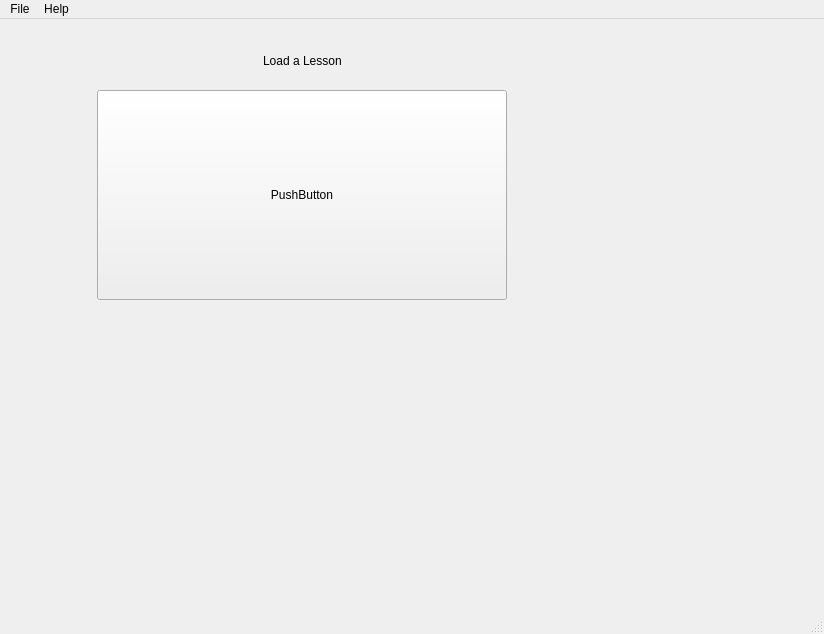
<?xml version="1.0" encoding="UTF-8"?>
<ui version="4.0">
 <class>MainWindow</class>
 <widget class="QMainWindow" name="MainWindow">
  <property name="geometry">
   <rect>
    <x>0</x>
    <y>0</y>
    <width>824</width>
    <height>634</height>
   </rect>
  </property>
  <property name="baseSize">
   <size>
    <width>0</width>
    <height>0</height>
   </size>
  </property>
  <property name="windowTitle">
   <string>Daoshi</string>
  </property>
  <widget class="QWidget" name="centralWidget">
   <layout class="QHBoxLayout" name="horizontalLayout_2">
    <item>
     <widget class="QStackedWidget" name="stackedWidget">
      <property name="currentIndex">
       <number>0</number>
      </property>
      <widget class="QWidget" name="pgOpenLesson">
       <widget class="QWidget" name="layoutWidget">
        <property name="geometry">
         <rect>
          <x>0</x>
          <y>10</y>
          <width>581</width>
          <height>271</height>
         </rect>
        </property>
        <layout class="QHBoxLayout" name="horizontalLayout_3">
         <property name="sizeConstraint">
          <enum>QLayout::SetMaximumSize</enum>
         </property>
         <item>
          <spacer name="horizontalSpacer_3">
           <property name="orientation">
            <enum>Qt::Horizontal</enum>
           </property>
           <property name="sizeHint" stdset="0">
            <size>
             <width>70</width>
             <height>20</height>
            </size>
           </property>
          </spacer>
         </item>
         <item>
          <layout class="QVBoxLayout" name="verticalLayout">
           <item>
            <layout class="QHBoxLayout" name="horizontalLayout">
             <item>
              <spacer name="horizontalSpacer">
               <property name="orientation">
                <enum>Qt::Horizontal</enum>
               </property>
               <property name="sizeHint" stdset="0">
                <size>
                 <width>40</width>
                 <height>20</height>
                </size>
               </property>
              </spacer>
             </item>
             <item>
              <widget class="QLabel" name="displayLabel">
               <property name="sizePolicy">
                <sizepolicy hsizetype="Maximum" vsizetype="Maximum">
                 <horstretch>0</horstretch>
                 <verstretch>0</verstretch>
                </sizepolicy>
               </property>
               <property name="text">
                <string>Load a Lesson</string>
               </property>
              </widget>
             </item>
             <item>
              <spacer name="horizontalSpacer_2">
               <property name="orientation">
                <enum>Qt::Horizontal</enum>
               </property>
               <property name="sizeHint" stdset="0">
                <size>
                 <width>40</width>
                 <height>20</height>
                </size>
               </property>
              </spacer>
             </item>
            </layout>
           </item>
           <item>
            <spacer name="verticalSpacer">
             <property name="orientation">
              <enum>Qt::Vertical</enum>
             </property>
             <property name="sizeHint" stdset="0">
              <size>
               <width>20</width>
               <height>40</height>
              </size>
             </property>
            </spacer>
           </item>
           <item>
            <widget class="QPushButton" name="pushButton">
             <property name="minimumSize">
              <size>
               <width>410</width>
               <height>210</height>
              </size>
             </property>
             <property name="text">
              <string>PushButton</string>
             </property>
            </widget>
           </item>
          </layout>
         </item>
         <item>
          <spacer name="horizontalSpacer_4">
           <property name="orientation">
            <enum>Qt::Horizontal</enum>
           </property>
           <property name="sizeHint" stdset="0">
            <size>
             <width>70</width>
             <height>20</height>
            </size>
           </property>
          </spacer>
         </item>
        </layout>
       </widget>
      </widget>
      <widget class="QWidget" name="pgDisplayLesson">
       <layout class="QVBoxLayout" name="verticalLayout_2">
        <item>
         <layout class="QHBoxLayout" name="horizontalLayout_4">
          <item>
           <spacer name="horizontalSpacer_5">
            <property name="orientation">
             <enum>Qt::Horizontal</enum>
            </property>
            <property name="sizeHint" stdset="0">
             <size>
              <width>40</width>
              <height>20</height>
             </size>
            </property>
           </spacer>
          </item>
          <item>
           <layout class="QGridLayout" name="gridLayout">
            <item row="0" column="0">
             <widget class="QPushButton" name="btnNextDisplay">
              <property name="sizePolicy">
               <sizepolicy hsizetype="Fixed" vsizetype="Fixed">
                <horstretch>0</horstretch>
                <verstretch>0</verstretch>
               </sizepolicy>
              </property>
              <property name="minimumSize">
               <size>
                <width>116</width>
                <height>100</height>
               </size>
              </property>
              <property name="text">
               <string/>
              </property>
             </widget>
            </item>
            <item row="0" column="2">
             <widget class="QLabel" name="lblPictogram">
              <property name="sizePolicy">
               <sizepolicy hsizetype="Preferred" vsizetype="Preferred">
                <horstretch>0</horstretch>
                <verstretch>0</verstretch>
               </sizepolicy>
              </property>
              <property name="minimumSize">
               <size>
                <width>100</width>
                <height>130</height>
               </size>
              </property>
              <property name="text">
               <string>pictogram</string>
              </property>
             </widget>
            </item>
            <item row="0" column="4">
             <widget class="QPushButton" name="btnNextWord">
              <property name="sizePolicy">
               <sizepolicy hsizetype="Fixed" vsizetype="Fixed">
                <horstretch>0</horstretch>
                <verstretch>0</verstretch>
               </sizepolicy>
              </property>
              <property name="minimumSize">
               <size>
                <width>116</width>
                <height>100</height>
               </size>
              </property>
              <property name="text">
               <string/>
              </property>
             </widget>
            </item>
            <item row="1" column="4">
             <widget class="QPushButton" name="btnSpeaker">
              <property name="text">
               <string/>
              </property>
             </widget>
            </item>
            <item row="0" column="1">
             <spacer name="horizontalSpacer_7">
              <property name="orientation">
               <enum>Qt::Horizontal</enum>
              </property>
              <property name="sizeHint" stdset="0">
               <size>
                <width>40</width>
                <height>20</height>
               </size>
              </property>
             </spacer>
            </item>
            <item row="0" column="3">
             <spacer name="horizontalSpacer_8">
              <property name="orientation">
               <enum>Qt::Horizontal</enum>
              </property>
              <property name="sizeHint" stdset="0">
               <size>
                <width>40</width>
                <height>20</height>
               </size>
              </property>
             </spacer>
            </item>
           </layout>
          </item>
          <item>
           <spacer name="horizontalSpacer_6">
            <property name="orientation">
             <enum>Qt::Horizontal</enum>
            </property>
            <property name="sizeHint" stdset="0">
             <size>
              <width>40</width>
              <height>20</height>
             </size>
            </property>
           </spacer>
          </item>
         </layout>
        </item>
        <item>
         <layout class="QFormLayout" name="formLayout">
          <item row="0" column="0">
           <widget class="QLabel" name="label">
            <property name="text">
             <string>Transliteration</string>
            </property>
            <property name="alignment">
             <set>Qt::AlignLeading|Qt::AlignLeft|Qt::AlignTop</set>
            </property>
           </widget>
          </item>
          <item row="0" column="1">
           <widget class="QTextBrowser" name="tbTransliteration">
            <property name="sizePolicy">
             <sizepolicy hsizetype="Expanding" vsizetype="Preferred">
              <horstretch>0</horstretch>
              <verstretch>5</verstretch>
             </sizepolicy>
            </property>
            <property name="frameShape">
             <enum>QFrame::NoFrame</enum>
            </property>
            <property name="html">
             <string>&lt;!DOCTYPE HTML PUBLIC &quot;-//W3C//DTD HTML 4.0//EN&quot; &quot;http://www.w3.org/TR/REC-html40/strict.dtd&quot;&gt;
&lt;html&gt;&lt;head&gt;&lt;meta name=&quot;qrichtext&quot; content=&quot;1&quot; /&gt;&lt;style type=&quot;text/css&quot;&gt;
p, li { white-space: pre-wrap; }
&lt;/style&gt;&lt;/head&gt;&lt;body style=&quot; font-family:'Cantarell'; font-size:11pt; font-weight:400; font-style:normal;&quot;&gt;
&lt;p style=&quot;-qt-paragraph-type:empty; margin-top:0px; margin-bottom:0px; margin-left:0px; margin-right:0px; -qt-block-indent:0; text-indent:0px;&quot;&gt;&lt;br /&gt;&lt;/p&gt;&lt;/body&gt;&lt;/html&gt;</string>
            </property>
           </widget>
          </item>
          <item row="1" column="0">
           <widget class="QLabel" name="label_2">
            <property name="text">
             <string>Translation</string>
            </property>
            <property name="alignment">
             <set>Qt::AlignLeading|Qt::AlignLeft|Qt::AlignTop</set>
            </property>
           </widget>
          </item>
          <item row="1" column="1">
           <widget class="QTextBrowser" name="tbTranslation">
            <property name="sizePolicy">
             <sizepolicy hsizetype="Expanding" vsizetype="Preferred">
              <horstretch>0</horstretch>
              <verstretch>5</verstretch>
             </sizepolicy>
            </property>
            <property name="frameShape">
             <enum>QFrame::NoFrame</enum>
            </property>
            <property name="html">
             <string>&lt;!DOCTYPE HTML PUBLIC &quot;-//W3C//DTD HTML 4.0//EN&quot; &quot;http://www.w3.org/TR/REC-html40/strict.dtd&quot;&gt;
&lt;html&gt;&lt;head&gt;&lt;meta name=&quot;qrichtext&quot; content=&quot;1&quot; /&gt;&lt;style type=&quot;text/css&quot;&gt;
p, li { white-space: pre-wrap; }
&lt;/style&gt;&lt;/head&gt;&lt;body style=&quot; font-family:'Cantarell'; font-size:11pt; font-weight:400; font-style:normal;&quot;&gt;
&lt;p style=&quot;-qt-paragraph-type:empty; margin-top:0px; margin-bottom:0px; margin-left:0px; margin-right:0px; -qt-block-indent:0; text-indent:0px;&quot;&gt;&lt;br /&gt;&lt;/p&gt;&lt;/body&gt;&lt;/html&gt;</string>
            </property>
           </widget>
          </item>
          <item row="2" column="0">
           <widget class="QLabel" name="label_3">
            <property name="text">
             <string>Note</string>
            </property>
            <property name="alignment">
             <set>Qt::AlignLeading|Qt::AlignLeft|Qt::AlignTop</set>
            </property>
           </widget>
          </item>
          <item row="2" column="1">
           <widget class="QTextBrowser" name="tbNote">
            <property name="sizePolicy">
             <sizepolicy hsizetype="Expanding" vsizetype="Preferred">
              <horstretch>0</horstretch>
              <verstretch>5</verstretch>
             </sizepolicy>
            </property>
            <property name="frameShape">
             <enum>QFrame::NoFrame</enum>
            </property>
            <property name="html">
             <string>&lt;!DOCTYPE HTML PUBLIC &quot;-//W3C//DTD HTML 4.0//EN&quot; &quot;http://www.w3.org/TR/REC-html40/strict.dtd&quot;&gt;
&lt;html&gt;&lt;head&gt;&lt;meta name=&quot;qrichtext&quot; content=&quot;1&quot; /&gt;&lt;style type=&quot;text/css&quot;&gt;
p, li { white-space: pre-wrap; }
&lt;/style&gt;&lt;/head&gt;&lt;body style=&quot; font-family:'Cantarell'; font-size:11pt; font-weight:400; font-style:normal;&quot;&gt;
&lt;p style=&quot;-qt-paragraph-type:empty; margin-top:0px; margin-bottom:0px; margin-left:0px; margin-right:0px; -qt-block-indent:0; text-indent:0px;&quot;&gt;&lt;br /&gt;&lt;/p&gt;&lt;/body&gt;&lt;/html&gt;</string>
            </property>
           </widget>
          </item>
          <item row="3" column="0">
           <widget class="QLabel" name="label_4">
            <property name="text">
             <string>Example</string>
            </property>
            <property name="alignment">
             <set>Qt::AlignLeading|Qt::AlignLeft|Qt::AlignTop</set>
            </property>
            <property name="buddy">
             <cstring></cstring>
            </property>
           </widget>
          </item>
          <item row="3" column="1">
           <widget class="QTextBrowser" name="tbExample">
            <property name="sizePolicy">
             <sizepolicy hsizetype="Expanding" vsizetype="Preferred">
              <horstretch>0</horstretch>
              <verstretch>5</verstretch>
             </sizepolicy>
            </property>
            <property name="frameShape">
             <enum>QFrame::NoFrame</enum>
            </property>
            <property name="html">
             <string>&lt;!DOCTYPE HTML PUBLIC &quot;-//W3C//DTD HTML 4.0//EN&quot; &quot;http://www.w3.org/TR/REC-html40/strict.dtd&quot;&gt;
&lt;html&gt;&lt;head&gt;&lt;meta name=&quot;qrichtext&quot; content=&quot;1&quot; /&gt;&lt;style type=&quot;text/css&quot;&gt;
p, li { white-space: pre-wrap; }
&lt;/style&gt;&lt;/head&gt;&lt;body style=&quot; font-family:'Cantarell'; font-size:11pt; font-weight:400; font-style:normal;&quot;&gt;
&lt;p style=&quot;-qt-paragraph-type:empty; margin-top:0px; margin-bottom:0px; margin-left:0px; margin-right:0px; -qt-block-indent:0; text-indent:0px;&quot;&gt;&lt;br /&gt;&lt;/p&gt;&lt;/body&gt;&lt;/html&gt;</string>
            </property>
           </widget>
          </item>
         </layout>
        </item>
       </layout>
      </widget>
     </widget>
    </item>
   </layout>
  </widget>
  <widget class="QMenuBar" name="menuBar">
   <property name="geometry">
    <rect>
     <x>0</x>
     <y>0</y>
     <width>824</width>
     <height>28</height>
    </rect>
   </property>
   <widget class="QMenu" name="menuFile">
    <property name="title">
     <string>File</string>
    </property>
    <addaction name="actionOpen_Lesson"/>
    <addaction name="actionClose_Lesson"/>
    <addaction name="actionDownloadLessons"/>
    <addaction name="actionExit"/>
   </widget>
   <widget class="QMenu" name="menuHelp">
    <property name="title">
     <string>Help</string>
    </property>
    <addaction name="actionCheckForUpdates"/>
    <addaction name="actionAbout"/>
   </widget>
   <addaction name="menuFile"/>
   <addaction name="menuHelp"/>
  </widget>
  <widget class="QStatusBar" name="statusBar"/>
  <action name="actionOpen_Lesson">
   <property name="text">
    <string>Load Lesson</string>
   </property>
  </action>
  <action name="actionExit">
   <property name="text">
    <string>Exit</string>
   </property>
  </action>
  <action name="actionClose_Lesson">
   <property name="text">
    <string>Close Lesson</string>
   </property>
  </action>
  <action name="actionAbout">
   <property name="text">
    <string>About</string>
   </property>
  </action>
  <action name="actionCheckForUpdates">
   <property name="text">
    <string>Check for updates</string>
   </property>
  </action>
  <action name="actionDownloadLessons">
   <property name="text">
    <string>Download lessons</string>
   </property>
  </action>
 </widget>
 <layoutdefault spacing="6" margin="11"/>
 <tabstops>
  <tabstop>btnNextDisplay</tabstop>
  <tabstop>btnNextWord</tabstop>
  <tabstop>btnSpeaker</tabstop>
  <tabstop>tbExample</tabstop>
  <tabstop>pushButton</tabstop>
 </tabstops>
 <resources/>
 <connections/>
</ui>
